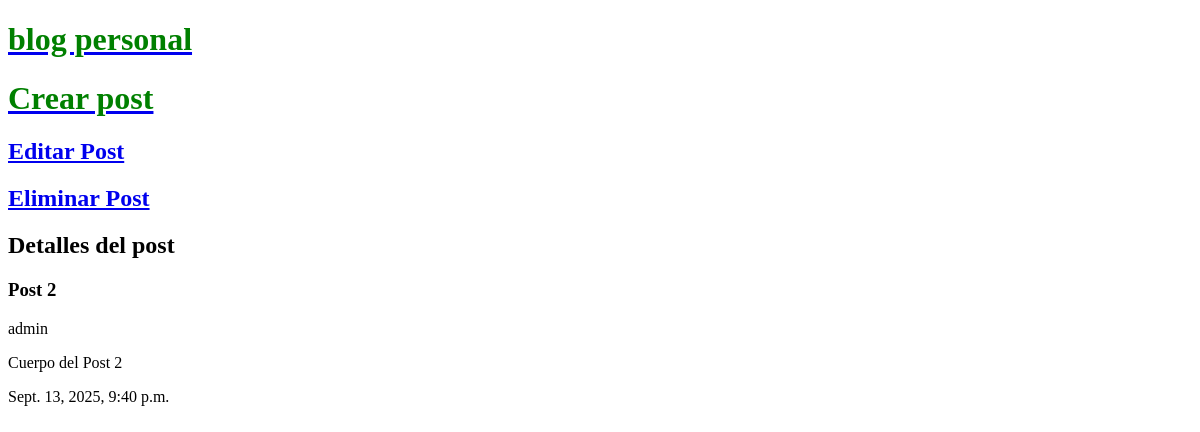
/post/2/, run on an earlier commit of the app's database.
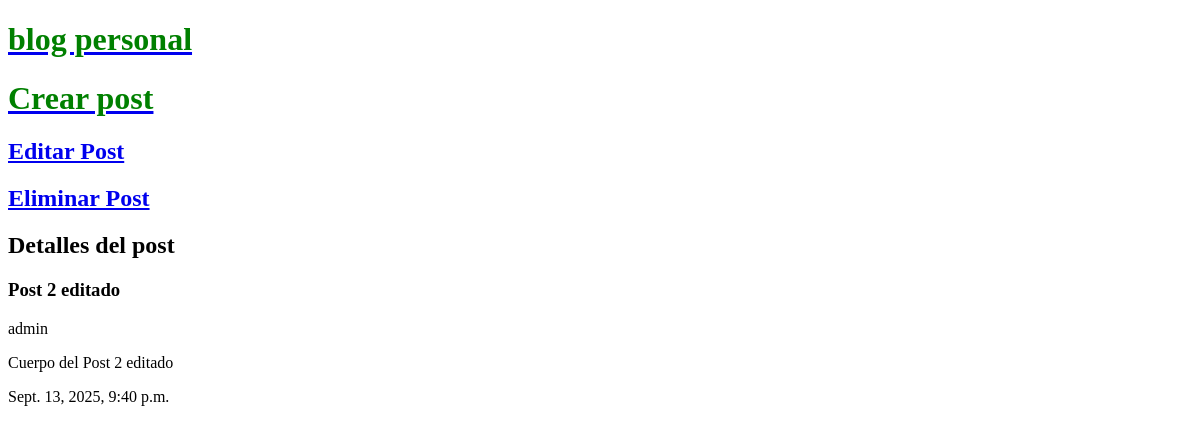
And on a later commit of the database.
### blogs/models.py (models this page shows, shortened)
class Post(models.Model):
    title = models.CharField(max_length=200)
    body = models.TextField()
    created_at = models.DateTimeField(auto_now_add=True)
    updated_at = models.DateTimeField(auto_now=True)
    author = models.ForeignKey("auth.User", on_delete=models.CASCADE)

### blogs/views.py (the view)
# urls.py: path("post/<int:pk>/", PostDetailView.as_view(), name="post-detail"),
class PostDetailView(DetailView):
    model = Post
    template_name = "post_detail.html"

### templates/post_detail.html
{% extends '_base.html' %}
{% block content %}
<a href="{% url 'post-edit' post.id %}"><h2>Editar Post</h2></a>
<a href="{% url 'post-delete' post.id %}"><h2>Eliminar Post</h2></a>
    <h2>Detalles del post</h2>
    <h3>{{ post.title  }}</h3>
    <p>{{ post.author }}</p>
    <p>{{ post.body }}</p>
    <p>{{ post.created_at }}</p>
{% endblock content %}

What changed in the data, as far as the page shows it:
changed Post "admin": title "Post 2" → "Post 2 editado"; body "Cuerpo del Post 2" → "Cuerpo del Post 2 editado"
